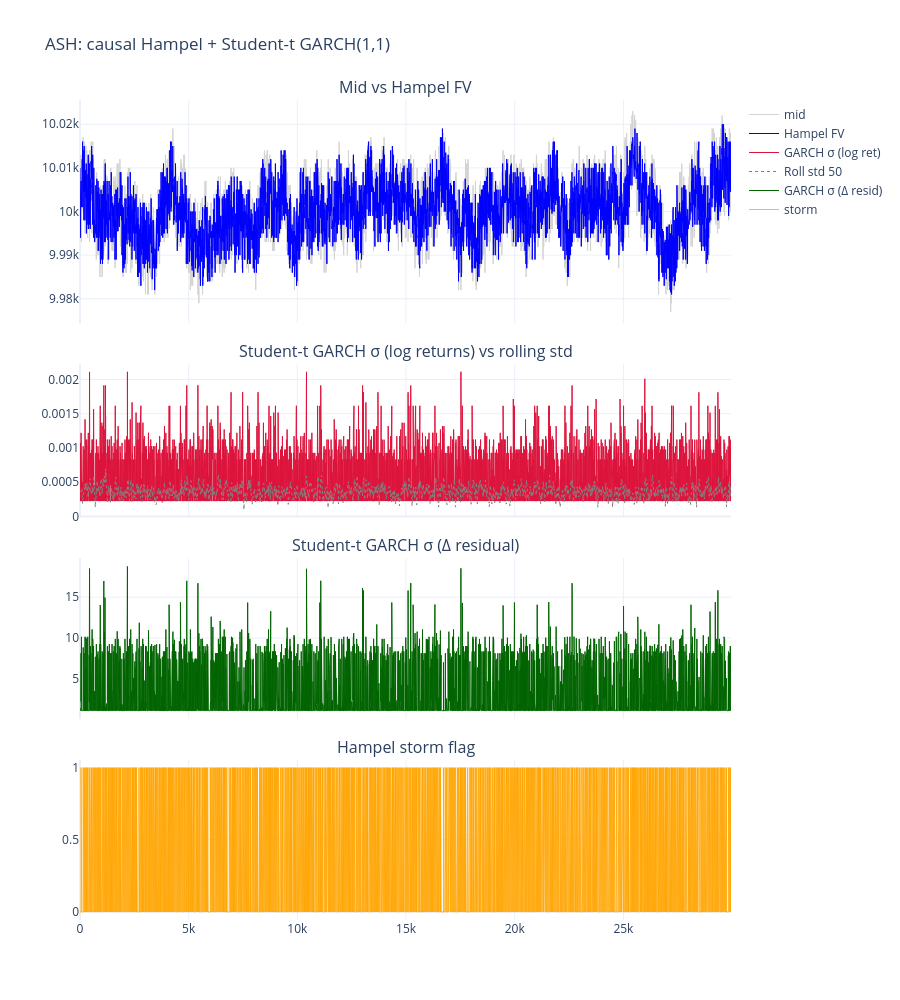

This figure's notebook cell:
### Code cell
idx = np.arange(len(ash))
fig = make_subplots(
    rows=4,
    cols=1,
    shared_xaxes=True,
    vertical_spacing=0.05,
    row_heights=[0.32, 0.22, 0.23, 0.23],
    subplot_titles=(
        "Mid vs Hampel FV",
        "Student-t GARCH σ (log returns) vs rolling std",
        "Student-t GARCH σ (Δ residual)",
        "Hampel storm flag",
    ),
)
fig.add_trace(go.Scatter(x=idx, y=ash["mid"], name="mid", line=dict(color="lightgray", width=1)), row=1, col=1)
fig.add_trace(go.Scatter(x=idx, y=ash["fair_value"], name="Hampel FV", line=dict(color="blue", width=1)), row=1, col=1)
fig.add_trace(
    go.Scatter(x=idx, y=ash["garch_cond_vol_logret"], name="GARCH σ (log ret)", line=dict(color="crimson", width=1)),
    row=2,
    col=1,
)
fig.add_trace(
    go.Scatter(
        x=idx,
        y=ash["roll_vol_logret"],
        name=f"Roll std {ROLL}",
        line=dict(color="gray", width=1, dash="dot"),
    ),
    row=2,
    col=1,
)
fig.add_trace(
    go.Scatter(
        x=idx,
        y=ash["garch_cond_vol_resid_d1"],
        name="GARCH σ (Δ resid)",
        line=dict(color="darkgreen", width=1),
    ),
    row=3,
    col=1,
)
fig.add_trace(
    go.Scatter(x=idx, y=ash["is_storm"].astype(float), name="storm", line=dict(color="orange", width=0.8)),
    row=4,
    col=1,
)
fig.update_layout(
    height=1000,
    template="plotly_white",
    title_text="ASH: causal Hampel + Student-t GARCH(1,1)",
)
fig.show()

### Figure 1 — Plotly figure (JSON) as saved in the notebook; plotly's stock layout.template omitted (floating-point values rounded to 4 significant figures; data arrays with more than 128 entries replaced by an {"elided": "..."} marker saying what was removed)
{"data": [{"line": {"color": "lightgray", "width": 1}, "name": "mid", "type": "scatter", "x": {"elided": "29951 int values"}, "xaxis": "x", "y": {"elided": "29951 float values"}, "yaxis": "y"}, {"line": {"color": "blue", "width": 1}, "name": "Hampel FV", "type": "scatter", "x": {"elided": "29951 int values"}, "xaxis": "x", "y": {"elided": "29951 float values"}, "yaxis": "y"}, {"line": {"color": "crimson", "width": 1}, "name": "GARCH σ (log ret)", "type": "scatter", "x": {"elided": "29951 int values"}, "xaxis": "x2", "y": {"elided": "29951 float values"}, "yaxis": "y2"}, {"line": {"color": "gray", "dash": "dot", "width": 1}, "name": "Roll std 50", "type": "scatter", "x": {"elided": "29951 int values"}, "xaxis": "x2", "y": {"elided": "29951 float values"}, "yaxis": "y2"}, {"line": {"color": "darkgreen", "width": 1}, "name": "GARCH σ (Δ resid)", "type": "scatter", "x": {"elided": "29951 int values"}, "xaxis": "x3", "y": {"elided": "29951 float values"}, "yaxis": "y3"}, {"line": {"color": "orange", "width": 0.8}, "name": "storm", "type": "scatter", "x": {"elided": "29951 int values"}, "xaxis": "x4", "y": {"elided": "29951 float values"}, "yaxis": "y4"}], "layout": {"annotations": [{"font": {"size": 16}, "showarrow": false, "text": "Mid vs Hampel FV", "x": 0.5, "xanchor": "center", "xref": "paper", "y": 1, "yanchor": "bottom", "yref": "paper"}, {"font": {"size": 16}, "showarrow": false, "text": "Student-t GARCH σ (log returns) vs rolling std", "x": 0.5, "xanchor": "center", "xref": "paper", "y": 0.678, "yanchor": "bottom", "yref": "paper"}, {"font": {"size": 16}, "showarrow": false, "text": "Student-t GARCH σ (Δ residual)", "x": 0.5, "xanchor": "center", "xref": "paper", "y": 0.441, "yanchor": "bottom", "yref": "paper"}, {"font": {"size": 16}, "showarrow": false, "text": "Hampel storm flag", "x": 0.5, "xanchor": "center", "xref": "paper", "y": 0.1955, "yanchor": "bottom", "yref": "paper"}], "height": 1000, "title": {"text": "ASH: causal Hampel + Student-t GARCH(1,1)"}, "xaxis": {"anchor": "y", "domain": [0, 1], "matches": "x4", "showticklabels": false}, "xaxis2": {"anchor": "y2", "domain": [0, 1], "matches": "x4", "showticklabels": false}, "xaxis3": {"anchor": "y3", "domain": [0, 1], "matches": "x4", "showticklabels": false}, "xaxis4": {"anchor": "y4", "domain": [0, 1]}, "yaxis": {"anchor": "x", "domain": [0.728, 1]}, "yaxis2": {"anchor": "x2", "domain": [0.491, 0.678]}, "yaxis3": {"anchor": "x3", "domain": [0.2455, 0.441]}, "yaxis4": {"anchor": "x4", "domain": [0, 0.1955]}}}
